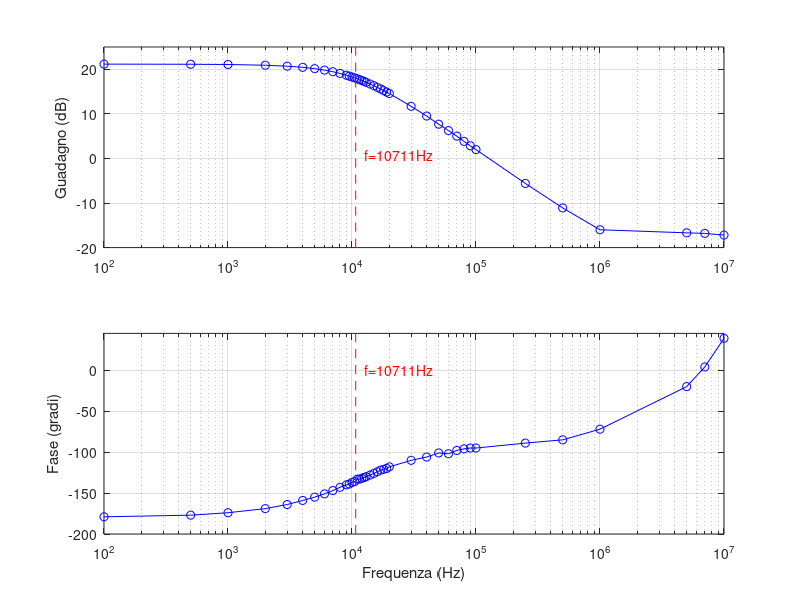
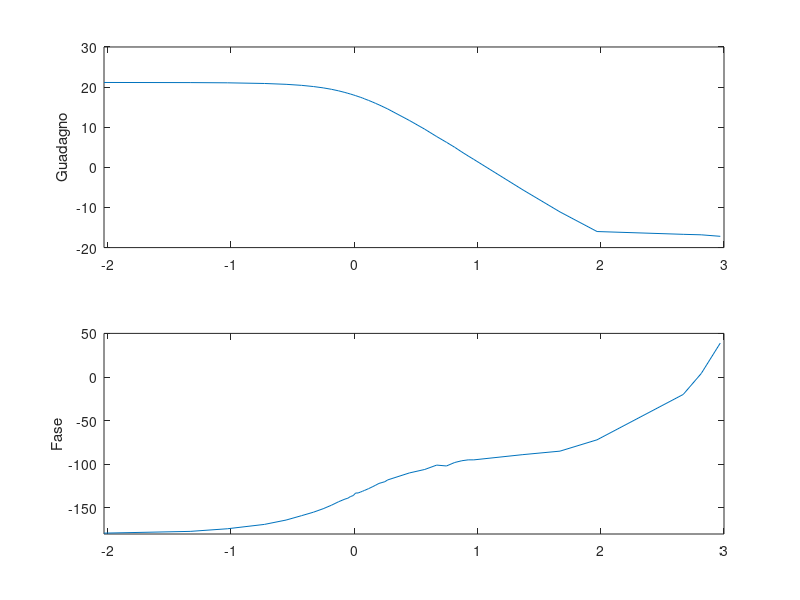

Write MATLAB code to recreate these figures, in order.
ingresso = [0.492 0.492 ];
uscita = [5.62 5.6 5.565 5.46 5.33 5.175 5.00 4.815 4.62 4.42 4.22 4.12 4.03 ...
    3.94 3.85 3.76 3.68 3.6 3.51 3.36 3.22 3.08 2.96 2.84 2.73 2.63 1.89 ...
    1.47 1.19 1.01 0.875 0.764 0.682 0.618 0.258 0.137 0.078 0.072 0.071 0.068];
fase = [-179 -177 -174 -169 -164 -159 -155 -151 -147 -143 -140 -139 -137 ...
    -136 -133 -133 -132 -131 -130 -128 -126 -124 -122 -121 -120 -118 ...
    -110 -106 -101 -102 -98 -96 -95 -95  -89 -85 -72 -20 4 39];

w = [100 500 1000 2000 3000 4000 5000 6000 7000 8000 9000 9500 10000 10500 ...
    11000 11500 12000 12500 13000 14000 15000 16000 17000 18000 19000 20000 ...
    30000 40000 50000 60000 70000 80000 90000 100000 250000 500000 1000000 ... 
    5000000 7000000 10000000];

w0 = 10711;

db = 20. * log10(uscita./ 0.492);

% Grafici con scala logaritmica e valori sulle x pari a log(w/w0)
figure
subplot(2,1,1)
title('Guadagno')
plot(log10(w./w0), db);
ylabel('Guadagno')
xlim([-2.03 3])

subplot(2,1,2)
title('Fase')
plot(log10(w./w0), fase);
ylabel('Fase')
xlim([-2.03 3])
ylim([-180 50])

% Grafici con scala logaritmica e valori sulle x pari alla frequenza
figure
subplot(2,1,1)
semilogx(w, db, '-ob')
ylim([-20 25])
hold on
plot([w0; w0], [ylim],'--r')
grid on
ylabel('Guadagno (dB)')
hold off
text([w0], 0.9*[1], {'   f=10711Hz'}, 'Color','red')

subplot(2,1,2)
semilogx(w, fase, '-ob')
grid on
ylim([-200 45])
hold on
plot([w0; w0], [ylim],'--r')
ylabel('Fase (gradi)')
xlabel('Frequenza (Hz)')
hold off
text([w0], 0.9*[1], {'   f=10711Hz'}, 'Color','red')

set(gcf,'position',[100,100,800,600])
saveas(gcf, 'Diagrammi di Bode.png')


